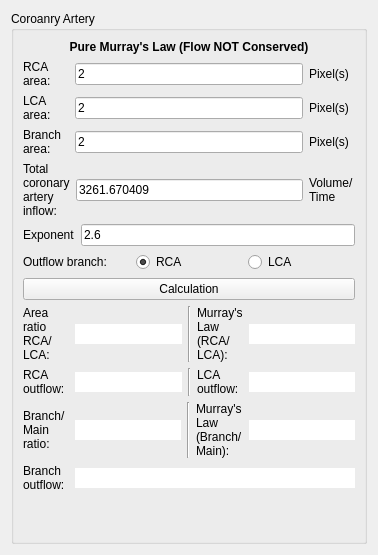
          <widget class="QWidget" name="tab_16">
           <attribute name="title">
            <string>Murray's Law Type 1</string>
           </attribute>
           <layout class="QVBoxLayout" name="verticalLayout_95">
            <item>
             <widget class="QGroupBox" name="groupBox_5">
              <property name="minimumSize">
               <size>
                <width>2</width>
                <height>0</height>
               </size>
              </property>
              <property name="font">
               <font>
                <family>Arial</family>
                <pointsize>9</pointsize>
               </font>
              </property>
              <property name="title">
               <string>Coroanry Artery</string>
              </property>
              <layout class="QVBoxLayout" name="verticalLayout_42">
               <item>
                <widget class="QLabel" name="label_543">
                 <property name="font">
                  <font>
                   <family>Arial</family>
                   <pointsize>9</pointsize>
                   <weight>75</weight>
                   <bold>true</bold>
                  </font>
                 </property>
                 <property name="text">
                  <string>Pure Murray's Law (Flow NOT Conserved)</string>
                 </property>
                 <property name="alignment">
                  <set>Qt::AlignCenter</set>
                 </property>
                </widget>
               </item>
               <item>
                <layout class="QHBoxLayout" name="horizontalLayout_CX8_28">
                 <item>
                  <widget class="QLabel" name="label_110">
                   <property name="sizePolicy">
                    <sizepolicy hsizetype="Preferred" vsizetype="Preferred">
                     <horstretch>0</horstretch>
                     <verstretch>0</verstretch>
                    </sizepolicy>
                   </property>
                   <property name="minimumSize">
                    <size>
                     <width>46</width>
                     <height>0</height>
                    </size>
                   </property>
                   <property name="maximumSize">
                    <size>
                     <width>16777215</width>
                     <height>16777215</height>
                    </size>
                   </property>
                   <property name="text">
                    <string>RCA area:</string>
                   </property>
                   <property name="wordWrap">
                    <bool>true</bool>
                   </property>
                  </widget>
                 </item>
                 <item>
                  <widget class="QLineEdit" name="areaRCALineTxt_AVC">
                   <property name="text">
                    <string>2</string>
                   </property>
                   <property name="readOnly">
                    <bool>false</bool>
                   </property>
                  </widget>
                 </item>
                 <item>
                  <widget class="QLabel" name="label_111">
                   <property name="sizePolicy">
                    <sizepolicy hsizetype="Preferred" vsizetype="Preferred">
                     <horstretch>0</horstretch>
                     <verstretch>0</verstretch>
                    </sizepolicy>
                   </property>
                   <property name="minimumSize">
                    <size>
                     <width>46</width>
                     <height>0</height>
                    </size>
                   </property>
                   <property name="maximumSize">
                    <size>
                     <width>16777215</width>
                     <height>16777215</height>
                    </size>
                   </property>
                   <property name="text">
                    <string>Pixel(s)</string>
                   </property>
                   <property name="wordWrap">
                    <bool>true</bool>
                   </property>
                  </widget>
                 </item>
                </layout>
               </item>
               <item>
                <layout class="QHBoxLayout" name="horizontalLayout_CX8_29">
                 <item>
                  <widget class="QLabel" name="label_112">
                   <property name="sizePolicy">
                    <sizepolicy hsizetype="Preferred" vsizetype="Preferred">
                     <horstretch>0</horstretch>
                     <verstretch>0</verstretch>
                    </sizepolicy>
                   </property>
                   <property name="minimumSize">
                    <size>
                     <width>46</width>
                     <height>0</height>
                    </size>
                   </property>
                   <property name="maximumSize">
                    <size>
                     <width>16777215</width>
                     <height>16777215</height>
                    </size>
                   </property>
                   <property name="text">
                    <string>LCA area:</string>
                   </property>
                   <property name="wordWrap">
                    <bool>true</bool>
                   </property>
                  </widget>
                 </item>
                 <item>
                  <widget class="QLineEdit" name="areaLCALineTxt_AVC">
                   <property name="text">
                    <string>2</string>
                   </property>
                   <property name="readOnly">
                    <bool>false</bool>
                   </property>
                  </widget>
                 </item>
                 <item>
                  <widget class="QLabel" name="label_113">
                   <property name="sizePolicy">
                    <sizepolicy hsizetype="Preferred" vsizetype="Preferred">
                     <horstretch>0</horstretch>
                     <verstretch>0</verstretch>
                    </sizepolicy>
                   </property>
                   <property name="minimumSize">
                    <size>
                     <width>46</width>
                     <height>0</height>
                    </size>
                   </property>
                   <property name="maximumSize">
                    <size>
                     <width>16777215</width>
                     <height>16777215</height>
                    </size>
                   </property>
                   <property name="text">
                    <string>Pixel(s)</string>
                   </property>
                   <property name="wordWrap">
                    <bool>true</bool>
                   </property>
                  </widget>
                 </item>
                </layout>
               </item>
               <item>
                <layout class="QHBoxLayout" name="horizontalLayout_CX8_33">
                 <item>
                  <widget class="QLabel" name="label_118">
                   <property name="sizePolicy">
                    <sizepolicy hsizetype="Preferred" vsizetype="Preferred">
                     <horstretch>0</horstretch>
                     <verstretch>0</verstretch>
                    </sizepolicy>
                   </property>
                   <property name="minimumSize">
                    <size>
                     <width>46</width>
                     <height>0</height>
                    </size>
                   </property>
                   <property name="maximumSize">
                    <size>
                     <width>16777215</width>
                     <height>16777215</height>
                    </size>
                   </property>
                   <property name="text">
                    <string>Branch area:</string>
                   </property>
                   <property name="wordWrap">
                    <bool>true</bool>
                   </property>
                  </widget>
                 </item>
                 <item>
                  <widget class="QLineEdit" name="areaBranchLineTxt_AVC">
                   <property name="text">
                    <string>2</string>
                   </property>
                   <property name="readOnly">
                    <bool>false</bool>
                   </property>
                  </widget>
                 </item>
                 <item>
                  <widget class="QLabel" name="label_119">
                   <property name="sizePolicy">
                    <sizepolicy hsizetype="Preferred" vsizetype="Preferred">
                     <horstretch>0</horstretch>
                     <verstretch>0</verstretch>
                    </sizepolicy>
                   </property>
                   <property name="minimumSize">
                    <size>
                     <width>46</width>
                     <height>0</height>
                    </size>
                   </property>
                   <property name="maximumSize">
                    <size>
                     <width>16777215</width>
                     <height>16777215</height>
                    </size>
                   </property>
                   <property name="text">
                    <string>Pixel(s)</string>
                   </property>
                   <property name="wordWrap">
                    <bool>true</bool>
                   </property>
                  </widget>
                 </item>
                </layout>
               </item>
               <item>
                <layout class="QHBoxLayout" name="horizontalLayout_CX8_34">
                 <item>
                  <widget class="QLabel" name="label_115">
                   <property name="sizePolicy">
                    <sizepolicy hsizetype="Preferred" vsizetype="Preferred">
                     <horstretch>0</horstretch>
                     <verstretch>0</verstretch>
                    </sizepolicy>
                   </property>
                   <property name="minimumSize">
                    <size>
                     <width>46</width>
                     <height>0</height>
                    </size>
                   </property>
                   <property name="maximumSize">
                    <size>
                     <width>16777215</width>
                     <height>16777215</height>
                    </size>
                   </property>
                   <property name="text">
                    <string>Total coronary artery inflow:</string>
                   </property>
                   <property name="wordWrap">
                    <bool>true</bool>
                   </property>
                  </widget>
                 </item>
                 <item>
                  <widget class="QLineEdit" name="inflowLineTxt_AVC">
                   <property name="text">
                    <string>3261.670409</string>
                   </property>
                   <property name="readOnly">
                    <bool>false</bool>
                   </property>
                  </widget>
                 </item>
                 <item>
                  <widget class="QLabel" name="label_120">
                   <property name="sizePolicy">
                    <sizepolicy hsizetype="Preferred" vsizetype="Preferred">
                     <horstretch>0</horstretch>
                     <verstretch>0</verstretch>
                    </sizepolicy>
                   </property>
                   <property name="minimumSize">
                    <size>
                     <width>46</width>
                     <height>0</height>
                    </size>
                   </property>
                   <property name="maximumSize">
                    <size>
                     <width>16777215</width>
                     <height>16777215</height>
                    </size>
                   </property>
                   <property name="text">
                    <string>Volume/Time</string>
                   </property>
                   <property name="wordWrap">
                    <bool>true</bool>
                   </property>
                  </widget>
                 </item>
                </layout>
               </item>
               <item>
                <layout class="QHBoxLayout" name="horizontalLayout_CX8_30">
                 <item>
                  <widget class="QLabel" name="label_114">
                   <property name="sizePolicy">
                    <sizepolicy hsizetype="Preferred" vsizetype="Preferred">
                     <horstretch>0</horstretch>
                     <verstretch>0</verstretch>
                    </sizepolicy>
                   </property>
                   <property name="minimumSize">
                    <size>
                     <width>46</width>
                     <height>0</height>
                    </size>
                   </property>
                   <property name="maximumSize">
                    <size>
                     <width>16777215</width>
                     <height>16777215</height>
                    </size>
                   </property>
                   <property name="text">
                    <string>Exponent</string>
                   </property>
                   <property name="wordWrap">
                    <bool>true</bool>
                   </property>
                  </widget>
                 </item>
                 <item>
                  <widget class="QLineEdit" name="exponentLineTxt_AVC">
                   <property name="text">
                    <string>2.6</string>
                   </property>
                   <property name="readOnly">
                    <bool>false</bool>
                   </property>
                  </widget>
                 </item>
                </layout>
               </item>
               <item>
                <layout class="QHBoxLayout" name="horizontalLayout_40">
                 <item>
                  <widget class="QLabel" name="label_121">
                   <property name="sizePolicy">
                    <sizepolicy hsizetype="Preferred" vsizetype="Preferred">
                     <horstretch>0</horstretch>
                     <verstretch>0</verstretch>
                    </sizepolicy>
                   </property>
                   <property name="minimumSize">
                    <size>
                     <width>46</width>
                     <height>0</height>
                    </size>
                   </property>
                   <property name="maximumSize">
                    <size>
                     <width>16777215</width>
                     <height>16777215</height>
                    </size>
                   </property>
                   <property name="text">
                    <string>Outflow branch: </string>
                   </property>
                   <property name="wordWrap">
                    <bool>true</bool>
                   </property>
                  </widget>
                 </item>
                 <item>
                  <widget class="QRadioButton" name="radioButton_7">
                   <property name="text">
                    <string>RCA</string>
                   </property>
                   <property name="checked">
                    <bool>true</bool>
                   </property>
                   <attribute name="buttonGroup">
                    <string notr="true">CABtnGrp_AVC</string>
                   </attribute>
                  </widget>
                 </item>
                 <item>
                  <widget class="QRadioButton" name="radioButton_8">
                   <property name="text">
                    <string>LCA</string>
                   </property>
                   <attribute name="buttonGroup">
                    <string notr="true">CABtnGrp_AVC</string>
                   </attribute>
                  </widget>
                 </item>
                </layout>
               </item>
               <item>
                <widget class="QPushButton" name="CABtn_AVC">
                 <property name="text">
                  <string>Calculation</string>
                 </property>
                </widget>
               </item>
               <item>
                <layout class="QHBoxLayout" name="horizontalLayout_CX8_23">
                 <item>
                  <widget class="QLabel" name="label_104">
                   <property name="sizePolicy">
                    <sizepolicy hsizetype="Preferred" vsizetype="Preferred">
                     <horstretch>0</horstretch>
                     <verstretch>0</verstretch>
                    </sizepolicy>
                   </property>
                   <property name="minimumSize">
                    <size>
                     <width>46</width>
                     <height>0</height>
                    </size>
                   </property>
                   <property name="maximumSize">
                    <size>
                     <width>16777215</width>
                     <height>16777215</height>
                    </size>
                   </property>
                   <property name="text">
                    <string>Area ratio RCA/LCA:</string>
                   </property>
                   <property name="wordWrap">
                    <bool>true</bool>
                   </property>
                  </widget>
                 </item>
                 <item>
                  <widget class="QLineEdit" name="RCALCARatioLineTxt_AVC">
                   <property name="text">
                    <string/>
                   </property>
                   <property name="frame">
                    <bool>false</bool>
                   </property>
                   <property name="readOnly">
                    <bool>true</bool>
                   </property>
                  </widget>
                 </item>
                 <item>
                  <widget class="Line" name="line_77">
                   <property name="orientation">
                    <enum>Qt::Vertical</enum>
                   </property>
                  </widget>
                 </item>
                 <item>
                  <widget class="QLabel" name="label_105">
                   <property name="sizePolicy">
                    <sizepolicy hsizetype="Preferred" vsizetype="Preferred">
                     <horstretch>0</horstretch>
                     <verstretch>0</verstretch>
                    </sizepolicy>
                   </property>
                   <property name="minimumSize">
                    <size>
                     <width>46</width>
                     <height>0</height>
                    </size>
                   </property>
                   <property name="maximumSize">
                    <size>
                     <width>16777215</width>
                     <height>16777215</height>
                    </size>
                   </property>
                   <property name="text">
                    <string>Murray's Law (RCA/LCA):</string>
                   </property>
                   <property name="wordWrap">
                    <bool>true</bool>
                   </property>
                  </widget>
                 </item>
                 <item>
                  <widget class="QLineEdit" name="murrayRCALCALineTxt_AVC">
                   <property name="text">
                    <string/>
                   </property>
                   <property name="frame">
                    <bool>false</bool>
                   </property>
                   <property name="readOnly">
                    <bool>true</bool>
                   </property>
                  </widget>
                 </item>
                </layout>
               </item>
               <item>
                <layout class="QHBoxLayout" name="horizontalLayout_CX8_24">
                 <item>
                  <widget class="QLabel" name="label_106">
                   <property name="sizePolicy">
                    <sizepolicy hsizetype="Preferred" vsizetype="Preferred">
                     <horstretch>0</horstretch>
                     <verstretch>0</verstretch>
                    </sizepolicy>
                   </property>
                   <property name="minimumSize">
                    <size>
                     <width>46</width>
                     <height>0</height>
                    </size>
                   </property>
                   <property name="maximumSize">
                    <size>
                     <width>16777215</width>
                     <height>16777215</height>
                    </size>
                   </property>
                   <property name="text">
                    <string>RCA outflow:</string>
                   </property>
                   <property name="wordWrap">
                    <bool>true</bool>
                   </property>
                  </widget>
                 </item>
                 <item>
                  <widget class="QLineEdit" name="RCAOutflowLineTxt_AVC">
                   <property name="text">
                    <string/>
                   </property>
                   <property name="frame">
                    <bool>false</bool>
                   </property>
                   <property name="readOnly">
                    <bool>true</bool>
                   </property>
                  </widget>
                 </item>
                 <item>
                  <widget class="Line" name="line_76">
                   <property name="orientation">
                    <enum>Qt::Vertical</enum>
                   </property>
                  </widget>
                 </item>
                 <item>
                  <widget class="QLabel" name="label_107">
                   <property name="sizePolicy">
                    <sizepolicy hsizetype="Preferred" vsizetype="Preferred">
                     <horstretch>0</horstretch>
                     <verstretch>0</verstretch>
                    </sizepolicy>
                   </property>
                   <property name="minimumSize">
                    <size>
                     <width>46</width>
                     <height>0</height>
                    </size>
                   </property>
                   <property name="maximumSize">
                    <size>
                     <width>16777215</width>
                     <height>16777215</height>
                    </size>
                   </property>
                   <property name="text">
                    <string>LCA outflow:</string>
                   </property>
                   <property name="wordWrap">
                    <bool>true</bool>
                   </property>
                  </widget>
                 </item>
                 <item>
                  <widget class="QLineEdit" name="LCAOutflowLineTxt_AVC">
                   <property name="text">
                    <string/>
                   </property>
                   <property name="frame">
                    <bool>false</bool>
                   </property>
                   <property name="readOnly">
                    <bool>true</bool>
                   </property>
                  </widget>
                 </item>
                </layout>
               </item>
               <item>
                <layout class="QHBoxLayout" name="horizontalLayout_CX8_35">
                 <item>
                  <widget class="QLabel" name="label_116">
                   <property name="sizePolicy">
                    <sizepolicy hsizetype="Preferred" vsizetype="Preferred">
                     <horstretch>0</horstretch>
                     <verstretch>0</verstretch>
                    </sizepolicy>
                   </property>
                   <property name="minimumSize">
                    <size>
                     <width>46</width>
                     <height>0</height>
                    </size>
                   </property>
                   <property name="maximumSize">
                    <size>
                     <width>16777215</width>
                     <height>16777215</height>
                    </size>
                   </property>
                   <property name="text">
                    <string>Branch/Main ratio:</string>
                   </property>
                   <property name="wordWrap">
                    <bool>true</bool>
                   </property>
                  </widget>
                 </item>
                 <item>
                  <widget class="QLineEdit" name="branMainLineTxt_AVC">
                   <property name="text">
                    <string/>
                   </property>
                   <property name="frame">
                    <bool>false</bool>
                   </property>
                   <property name="readOnly">
                    <bool>true</bool>
                   </property>
                  </widget>
                 </item>
                 <item>
                  <widget class="Line" name="line_75">
                   <property name="orientation">
                    <enum>Qt::Vertical</enum>
                   </property>
                  </widget>
                 </item>
                 <item>
                  <widget class="QLabel" name="label_127">
                   <property name="sizePolicy">
                    <sizepolicy hsizetype="Preferred" vsizetype="Preferred">
                     <horstretch>0</horstretch>
                     <verstretch>0</verstretch>
                    </sizepolicy>
                   </property>
                   <property name="minimumSize">
                    <size>
                     <width>46</width>
                     <height>0</height>
                    </size>
                   </property>
                   <property name="maximumSize">
                    <size>
                     <width>16777215</width>
                     <height>16777215</height>
                    </size>
                   </property>
                   <property name="text">
                    <string>Murray's Law (Branch/Main):</string>
                   </property>
                   <property name="wordWrap">
                    <bool>true</bool>
                   </property>
                  </widget>
                 </item>
                 <item>
                  <widget class="QLineEdit" name="branMLLineTxt_AVC">
                   <property name="text">
                    <string/>
                   </property>
                   <property name="frame">
                    <bool>false</bool>
                   </property>
                   <property name="readOnly">
                    <bool>true</bool>
                   </property>
                  </widget>
                 </item>
                </layout>
               </item>
               <item>
                <layout class="QHBoxLayout" name="horizontalLayout_CX8_32">
                 <item>
                  <widget class="QLabel" name="label_117">
                   <property name="sizePolicy">
                    <sizepolicy hsizetype="Preferred" vsizetype="Preferred">
                     <horstretch>0</horstretch>
                     <verstretch>0</verstretch>
                    </sizepolicy>
                   </property>
                   <property name="minimumSize">
                    <size>
                     <width>46</width>
                     <height>0</height>
                    </size>
                   </property>
                   <property name="maximumSize">
                    <size>
                     <width>16777215</width>
                     <height>16777215</height>
                    </size>
                   </property>
                   <property name="text">
                    <string>Branch outflow:</string>
                   </property>
                   <property name="wordWrap">
                    <bool>true</bool>
                   </property>
                  </widget>
                 </item>
                 <item>
                  <widget class="QLineEdit" name="branFlowLineTxt_AVC">
                   <property name="text">
                    <string/>
                   </property>
                   <property name="frame">
                    <bool>false</bool>
                   </property>
                   <property name="readOnly">
                    <bool>true</bool>
                   </property>
                  </widget>
                 </item>
                </layout>
               </item>
               <item>
                <spacer name="verticalSpacer_14">
                 <property name="orientation">
                  <enum>Qt::Vertical</enum>
                 </property>
                 <property name="sizeHint" stdset="0">
                  <size>
                   <width>20</width>
                   <height>40</height>
                  </size>
                 </property>
                </spacer>
               </item>
              </layout>
             </widget>
            </item>
           </layout>
          </widget>
